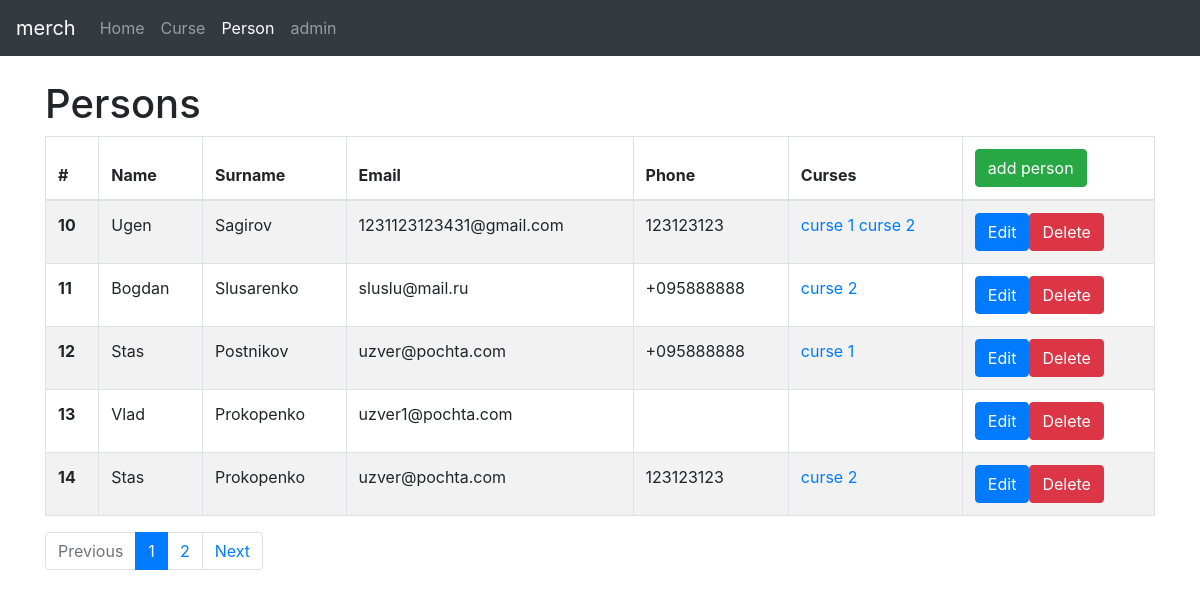
Before: /person/ with the older database file.
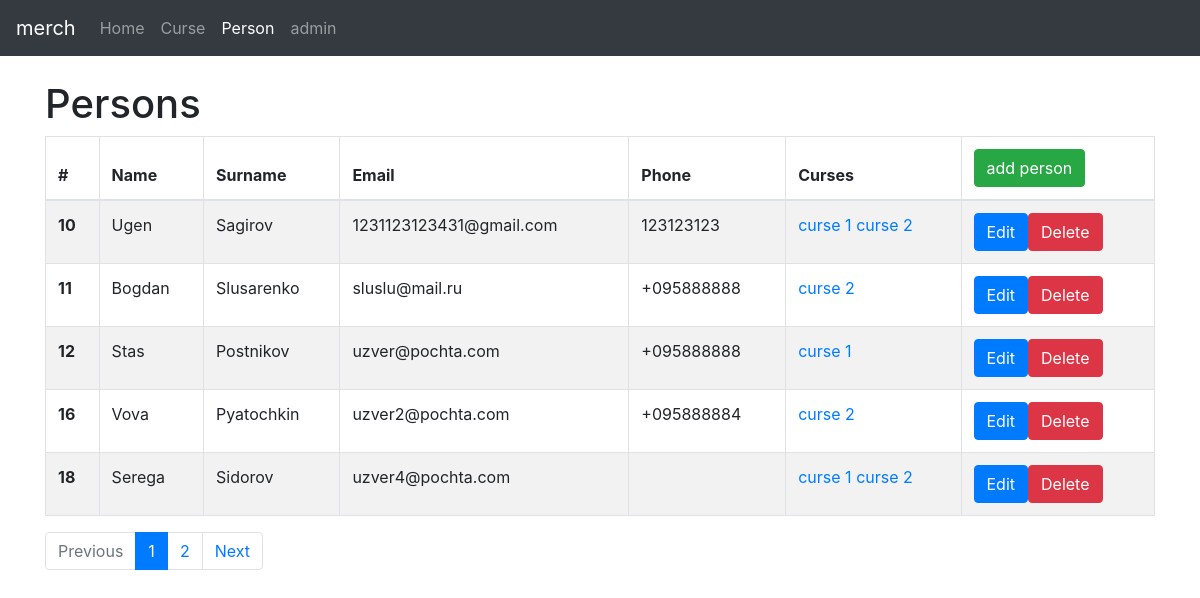
After: the same page with the newer database file.
### person/models.py (models this page shows, shortened)
class Person(models.Model):
	name = models.CharField(max_length=255)
	surname = models.CharField(max_length=255)
	date_of_birth = models.DateField()
	email = models.EmailField()
	phone = models.CharField(max_length=255, blank=True)
	curse = models.ManyToManyField(Curse, blank=True)

class Curse(models.Model):
	name = models.CharField(max_length=255)
	info = models.TextField()

### person/views.py (the view)
# urls.py: url(r'$', Personlist.as_view(), name = 'person'),
class Personlist(ListView):
	model = Person
	context_object_name = 'curse'
	paginate_by = 5

### templates/person/person_list.html (shortened to what this page needs)
{%extends "baselist.html" %}
{% block person %} active {% endblock %}
{% block nameList %}Persons{% endblock %}
{% block list %}
<thead>
  <tr>
    <th> # </th>
    <th> Name </th>
    <th> Surname </th>
    <th> Email </th>
    <th> Phone </th>
    <th> Curses </th>
    <th><a href="addperson/"><button type="button" class="btn btn-success">add person</button></a></th>
  </tr>
</thead>
<tbody>
  {%for person in object_list %}
  <tr>
    <th scope="row">{{ person.id }} </th>
    <td>{{ person.name }} </td>
    <td>{{ person.surname }}</td>
    <td>{{ person.email }}</td>
    <td>{{ person.phone }}</td>
    <td>
      {%for curse in person.curse.all %}
      <a href="/curse/{{curse.id}}"> {{ curse.name }} </a>
      {%endfor%}
    </td>
    <td>
      <div class="btn-group" role="group" aria-label="...">
        <a href="editperson/{{person.id}}/"><button type="button" class="btn btn-primary">Edit</button></a>
        <a href="deleteperson/{{person.id}}/"><button type="button" class="btn btn-danger">Delete</button></a>
      </div>
    </td>
  </tr>
  {%endfor%}
</tbody>
{% endblock list %}

Changed rows visible on the page:
removed Person: id "13", name "Vlad", surname "Prokopenko", email "uzver1@pochta.com"
removed Person: id "14", name "Stas", surname "Prokopenko", email "uzver@pochta.com", phone "123123123", Curse (name "curse 2")
now on this page (row unchanged): Person: id "16", name "Vova", surname "Pyatochkin", email "uzver2@pochta.com", phone "+095888884", Curse (name "curse 2")
now on this page (row unchanged): Person: id "18", name "Serega", surname "Sidorov", email "uzver4@pochta.com", Curse (name "curse 1"), Curse (name "curse 2")
